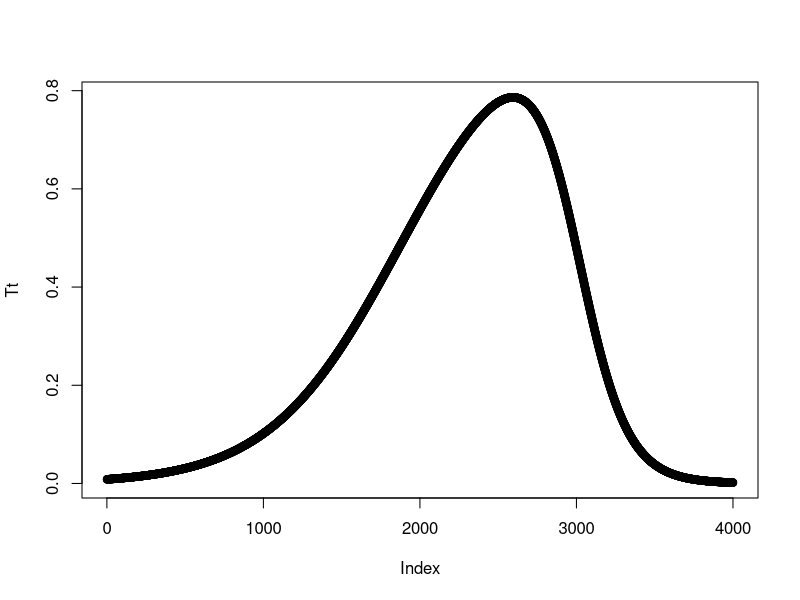
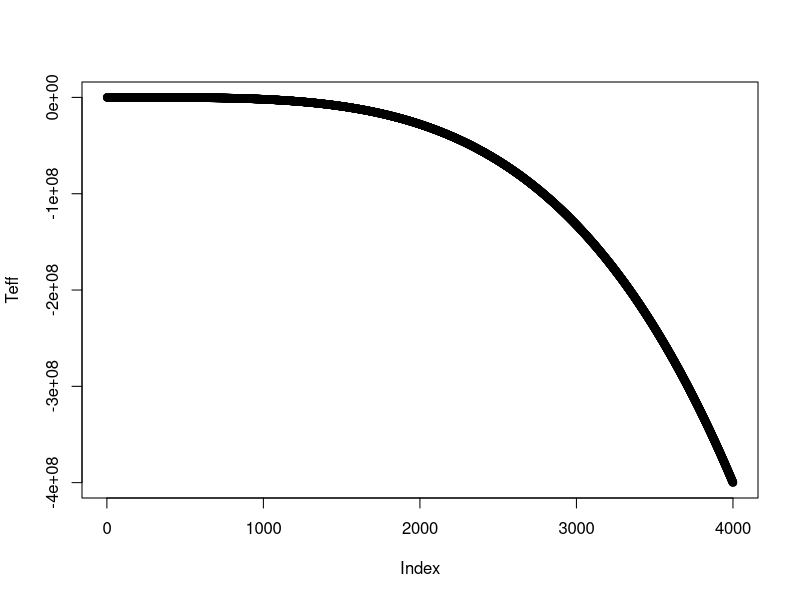
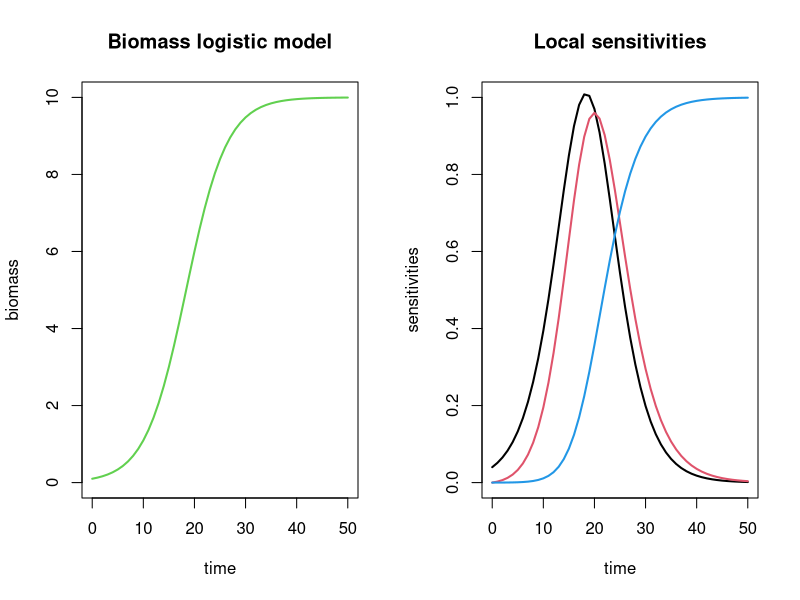

Write R code to recreate these figures, in order. (Note: this script raises an error after producing the figures.)
library(deSolve) ### https://cran.r-project.org/web/packages/deSolve/vignettes/deSolve.pdf
### Set vector with parameters and initial condition for simulation
parms1 <- c(r = 0.25, Mx = 10, M = 0.1, sr = 0, sMx = 0, sM0 = 1)
end.time <- 50
time.vec <- 0:(end.time)
### Define simulation model
Mod <- function(t, y, par) {
  with(as.list(c(par, y)), {
    dM <- r*M*(1 - M/Mx)
    dsr <- M*(1 - M/Mx) + r*(1 - (2*M)/Mx)*sr
    dsMx <- r*M^2/Mx^2 + r*(1 - (2*M)/Mx)*sMx
    dsM0 <- r*(1 - (2*M)/Mx)*sM0
    return(list(c(dM, dsr, dsMx, dsM0)))
  })
}
out.model <- ode(y = c(parms1["M"], parms1["sr"], parms1["sMx"], parms1["sM0"]),
                 times = time.vec, func = Mod, parms = c(parms1["r"], parms1["Mx"]) )
### Write data to file (for post-processing and pictures)
filename.output <- "out.dat"
write.table(out.model, filename.output)
### Plot
png(filename = "fig1AandB.png", width = 8, height = 4, units = 'in', res = 300)
par(mfrow=c(1,2))
plot(out.model[,1], out.model[,2], main = "Biomass logistic model", xlab = "time",
     ylab = "biomass", ylim = c(0,10), type = "l", lwd = 2, col = 3)
plot(out.model[,1], (out.model[,5]*0.04), main = "Local sensitivities", xlab = "time",
     ylab = "sensitivities", ylim = c(0,1.), type = "l", lwd = 2, col = 1)
lines(out.model[,1], (out.model[,3]*0.02), lwd = 2, col = 2)
lines(out.model[,1], (out.model[,4]*1), lwd = 2, col = 4)
dev.off()


# Temperature model --------------

T_L <- 292
T_H <- 303
T_AL <- 20000
T_AH <- 60000
x <- seq(1, 4000, by = 1)
x.t <- x/100
Tt <- (1 + exp(T_AL/(x.t+273) - T_AL/T_L) + exp(T_AH/T_H - T_AH/(x.t+273))) ^ -1
plot(Tt)

Tmin <- 2
a <- log(2)/log((35 - Tmin)/(25-Tmin))
Teff <- (2 * (x-Tmin)^a * (25- Tmin)^a - (x - Tmin) ^ (2*a))/((25-Tmin)^ (2*a))
plot(Teff)


Mod <- function(t, y, par) {
  with(as.list(c(par, y)), {
    Teff <- (1 + exp(T_AL/(x.t+273) - T_AL/T_L) + exp(T_AH/T_H - T_AH/(x.t+273))) ^ -1
    
    dM <- r*M*(1 - M/Mx) * Teff
    
    dsr <- M*(1 - M/Mx) + r*(1 - (2*M)/Mx)*sr
    dsMx <- r*M^2/Mx^2 + r*(1 - (2*M)/Mx)*sMx
    dsM0 <- r*(1 - (2*M)/Mx)*sM0
    return(list(c(dM, dsr, dsMx, dsM0)))
  })
}
parms1 <- c(r = 0.25, Mx = 10, M = 0.1, sr = 0, sMx = 0, sM0 = 1)
end.time <- 4000
time.vec <- 0:(end.time)
out.model <- ode(y = c(parms1["M"], parms1["sr"], parms1["sMx"], parms1["sM0"]),
                 times = time.vec, func = Mod, parms = c(parms1["r"], parms1["Mx"]) )
Mod

### Temperature response curve
TL <- 292
TH <- 303
TAL <- 20000
TAH <- 60000

y.vec <- seq(from = 1, to = 4000, by = 1) ### Vector with temperature points
r.adapt <- y.vec ### Same no. of elements
for (y in y.vec) {
  temp.t <- y/100
  r.adapt[y] <- (1 + exp(TAL/(temp.t + 273) - TAL/TL) + exp(TAH/TH - TAH/(temp.t + 273) ))^-1
}

plot(r.adapt)
### Plot
filename.pic <- "Fig-Temp.png"
header.pic <- "Temperature response curve"
png(filename = filename.pic, width = 4, height = 4, units = 'in', res = 300)
plot(y.vec/100, r.adapt, main = header.pic, xlab = "temperature (degrees Celsius)", 
     ylab = "factor", xlim = c(0,40), type = "l", lwd = 2)
dev.off()
